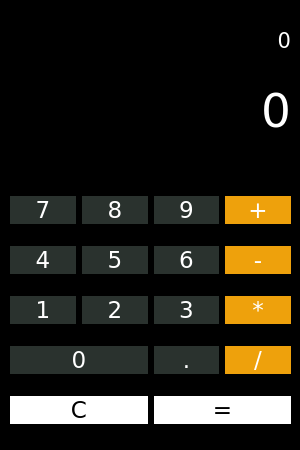
<?xml version="1.0" encoding="UTF-8"?>
<ui version="4.0">
 <class>widget</class>
 <widget class="QWidget" name="widget">
  <property name="geometry">
   <rect>
    <x>0</x>
    <y>0</y>
    <width>300</width>
    <height>450</height>
   </rect>
  </property>
  <property name="windowTitle">
   <string>Form</string>
  </property>
  <property name="styleSheet">
   <string notr="true">background-color: black;</string>
  </property>
  <widget class="QLabel" name="main_label">
   <property name="geometry">
    <rect>
     <x>10</x>
     <y>70</y>
     <width>281</width>
     <height>81</height>
    </rect>
   </property>
   <property name="font">
    <font>
     <family>Verdana</family>
     <pointsize>35</pointsize>
    </font>
   </property>
   <property name="styleSheet">
    <string notr="true">color:white;</string>
   </property>
   <property name="text">
    <string>0</string>
   </property>
   <property name="alignment">
    <set>Qt::AlignmentFlag::AlignRight|Qt::AlignmentFlag::AlignTrailing|Qt::AlignmentFlag::AlignVCenter</set>
   </property>
  </widget>
  <widget class="QLabel" name="main_label_2">
   <property name="geometry">
    <rect>
     <x>10</x>
     <y>20</y>
     <width>281</width>
     <height>41</height>
    </rect>
   </property>
   <property name="font">
    <font>
     <family>Verdana</family>
     <pointsize>16</pointsize>
    </font>
   </property>
   <property name="styleSheet">
    <string notr="true">color: white;</string>
   </property>
   <property name="text">
    <string>0</string>
   </property>
   <property name="alignment">
    <set>Qt::AlignmentFlag::AlignRight|Qt::AlignmentFlag::AlignTrailing|Qt::AlignmentFlag::AlignVCenter</set>
   </property>
  </widget>
  <widget class="QWidget" name="gridLayoutWidget">
   <property name="geometry">
    <rect>
     <x>10</x>
     <y>180</y>
     <width>281</width>
     <height>261</height>
    </rect>
   </property>
   <layout class="QGridLayout" name="gridLayout">
    <item row="0" column="0">
     <widget class="QPushButton" name="btn_7">
      <property name="font">
       <font>
        <family>Verdana</family>
        <pointsize>17</pointsize>
       </font>
      </property>
      <property name="styleSheet">
       <string notr="true">background-color: rgb(42, 50, 46);
color:white;
border-radius:50px;</string>
      </property>
      <property name="text">
       <string>7</string>
      </property>
     </widget>
    </item>
    <item row="3" column="0" colspan="2">
     <widget class="QPushButton" name="btn_0">
      <property name="font">
       <font>
        <family>Verdana</family>
        <pointsize>17</pointsize>
       </font>
      </property>
      <property name="styleSheet">
       <string notr="true">background-color: rgb(42, 50, 46);
color:white;
border-radius:50px;</string>
      </property>
      <property name="text">
       <string>0</string>
      </property>
     </widget>
    </item>
    <item row="3" column="2">
     <widget class="QPushButton" name="btn_decimal">
      <property name="font">
       <font>
        <family>Verdana</family>
        <pointsize>17</pointsize>
       </font>
      </property>
      <property name="styleSheet">
       <string notr="true">background-color: rgb(42, 50, 46);
color:white;
border-radius:50px;</string>
      </property>
      <property name="text">
       <string>.</string>
      </property>
     </widget>
    </item>
    <item row="0" column="1">
     <widget class="QPushButton" name="btn_8">
      <property name="font">
       <font>
        <family>Verdana</family>
        <pointsize>17</pointsize>
       </font>
      </property>
      <property name="styleSheet">
       <string notr="true">background-color: rgb(42, 50, 46);
color:white;
border-radius:50px;</string>
      </property>
      <property name="text">
       <string>8</string>
      </property>
     </widget>
    </item>
    <item row="1" column="0">
     <widget class="QPushButton" name="btn_4">
      <property name="font">
       <font>
        <family>Verdana</family>
        <pointsize>17</pointsize>
       </font>
      </property>
      <property name="styleSheet">
       <string notr="true">background-color: rgb(42, 50, 46);
color:white;
border-radius:50px;</string>
      </property>
      <property name="text">
       <string>4</string>
      </property>
     </widget>
    </item>
    <item row="4" column="2" colspan="2">
     <widget class="QPushButton" name="btn_igual">
      <property name="font">
       <font>
        <family>Verdana</family>
        <pointsize>17</pointsize>
       </font>
      </property>
      <property name="styleSheet">
       <string notr="true">background-color: white;
color: black;
border-radius:50px;</string>
      </property>
      <property name="text">
       <string>=</string>
      </property>
     </widget>
    </item>
    <item row="4" column="0" colspan="2">
     <widget class="QPushButton" name="btn_c">
      <property name="font">
       <font>
        <family>Verdana</family>
        <pointsize>17</pointsize>
       </font>
      </property>
      <property name="styleSheet">
       <string notr="true">background-color: white;
color: black;
border-radius:50px;</string>
      </property>
      <property name="text">
       <string>C</string>
      </property>
     </widget>
    </item>
    <item row="1" column="3">
     <widget class="QPushButton" name="btn_minus">
      <property name="font">
       <font>
        <family>Verdana</family>
        <pointsize>17</pointsize>
       </font>
      </property>
      <property name="styleSheet">
       <string notr="true">background-color: #EEA10C;
color:white;
border-radius:50px;</string>
      </property>
      <property name="text">
       <string>-</string>
      </property>
     </widget>
    </item>
    <item row="1" column="2">
     <widget class="QPushButton" name="btn_6">
      <property name="font">
       <font>
        <family>Verdana</family>
        <pointsize>17</pointsize>
       </font>
      </property>
      <property name="styleSheet">
       <string notr="true">background-color: rgb(42, 50, 46);
color:white;
border-radius:50px;</string>
      </property>
      <property name="text">
       <string>6</string>
      </property>
     </widget>
    </item>
    <item row="0" column="2">
     <widget class="QPushButton" name="btn_9">
      <property name="font">
       <font>
        <family>Verdana</family>
        <pointsize>17</pointsize>
       </font>
      </property>
      <property name="styleSheet">
       <string notr="true">background-color: rgb(42, 50, 46);
color:white;
border-radius:50px;</string>
      </property>
      <property name="text">
       <string>9</string>
      </property>
     </widget>
    </item>
    <item row="1" column="1">
     <widget class="QPushButton" name="btn_5">
      <property name="font">
       <font>
        <family>Verdana</family>
        <pointsize>17</pointsize>
       </font>
      </property>
      <property name="styleSheet">
       <string notr="true">background-color: rgb(42, 50, 46);
color:white;
border-radius:50px;</string>
      </property>
      <property name="text">
       <string>5</string>
      </property>
     </widget>
    </item>
    <item row="2" column="0">
     <widget class="QPushButton" name="btn_1">
      <property name="font">
       <font>
        <family>Verdana</family>
        <pointsize>17</pointsize>
       </font>
      </property>
      <property name="styleSheet">
       <string notr="true">background-color: rgb(42, 50, 46);
color:white;
border-radius:50px;</string>
      </property>
      <property name="text">
       <string>1</string>
      </property>
     </widget>
    </item>
    <item row="2" column="3">
     <widget class="QPushButton" name="btn_multiply">
      <property name="font">
       <font>
        <family>Verdana</family>
        <pointsize>17</pointsize>
       </font>
      </property>
      <property name="styleSheet">
       <string notr="true">background-color: #EEA10C;
color:white;
border-radius:50px;</string>
      </property>
      <property name="text">
       <string>*</string>
      </property>
     </widget>
    </item>
    <item row="2" column="2">
     <widget class="QPushButton" name="btn_3">
      <property name="font">
       <font>
        <family>Verdana</family>
        <pointsize>17</pointsize>
       </font>
      </property>
      <property name="styleSheet">
       <string notr="true">background-color: rgb(42, 50, 46);
color:white;
border-radius:50px;</string>
      </property>
      <property name="text">
       <string>3</string>
      </property>
     </widget>
    </item>
    <item row="3" column="3">
     <widget class="QPushButton" name="btn_divide">
      <property name="font">
       <font>
        <family>Verdana</family>
        <pointsize>17</pointsize>
       </font>
      </property>
      <property name="styleSheet">
       <string notr="true">background-color: #EEA10C;
color:white;
border-radius:50px;</string>
      </property>
      <property name="text">
       <string>/</string>
      </property>
     </widget>
    </item>
    <item row="0" column="3">
     <widget class="QPushButton" name="btn_plus">
      <property name="font">
       <font>
        <family>Verdana</family>
        <pointsize>17</pointsize>
       </font>
      </property>
      <property name="styleSheet">
       <string notr="true">background-color: #EEA10C;
color:white;
border-radius:50px;</string>
      </property>
      <property name="text">
       <string>+</string>
      </property>
     </widget>
    </item>
    <item row="2" column="1">
     <widget class="QPushButton" name="btn_2">
      <property name="font">
       <font>
        <family>Verdana</family>
        <pointsize>17</pointsize>
       </font>
      </property>
      <property name="styleSheet">
       <string notr="true">background-color: rgb(42, 50, 46);
color:white;
border-radius:50px;</string>
      </property>
      <property name="text">
       <string>2</string>
      </property>
     </widget>
    </item>
   </layout>
  </widget>
 </widget>
 <resources/>
 <connections/>
</ui>
